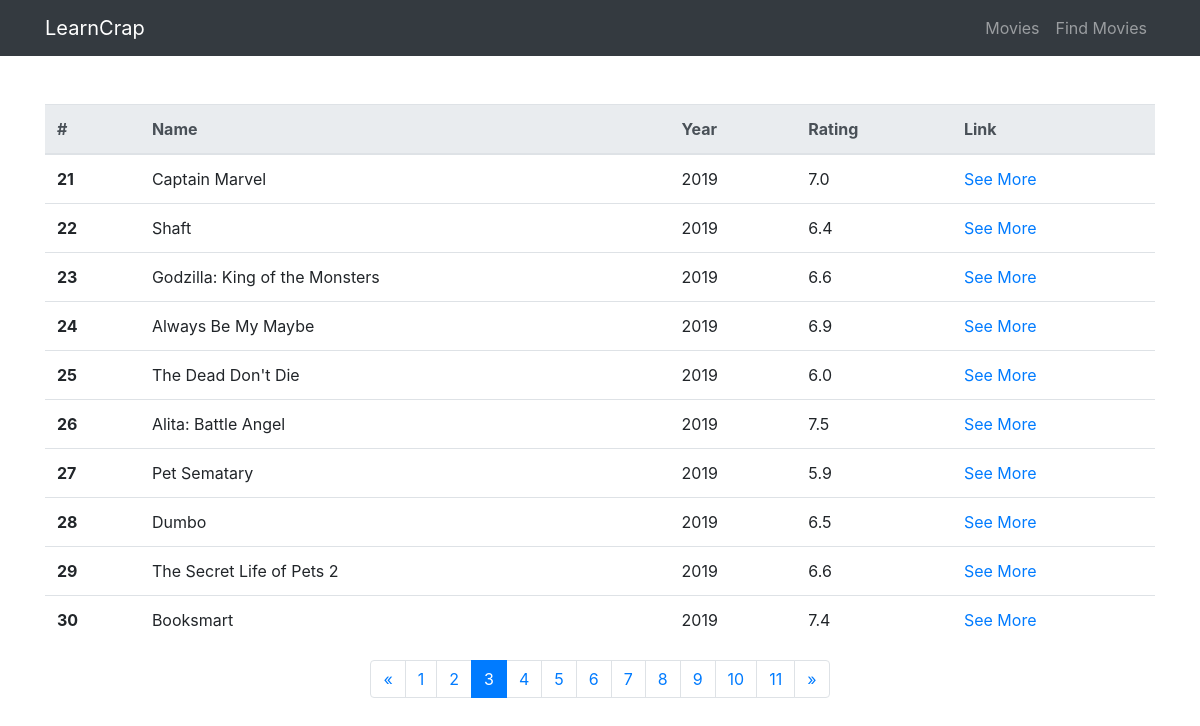
The app's page /movies?page=3 with its own data.
### app/models.py (models this page shows, shortened)
class Movies(models.Model):
    prime_id = models.AutoField(primary_key=True)
    name = models.CharField(max_length=100)
    description = models.TextField()
    release_date = models.IntegerField()
    rating = models.FloatField()
    meta_score = models.IntegerField()
    votes = models.IntegerField()
    objects = models.Manager()

### app/views.py (the view)
# urls.py: path('movies', views.movies, name="movies"),
def movies(request):
    movie_list = Movies.objects.all()
    if(Movies.objects.count()) :
        page = request.GET.get('page', 1)
        paginator = Paginator(movie_list, 10)
        try:
            movie_list = paginator.page(page)
        except PageNotAnInteger:
            movie_list = paginator.page(1)
        except EmptyPage:
            movie_list = paginator.page(paginator.num_pages)
    return render(request, "pages/movies.html", {"movies": movie_list, "movies_count": Movies.objects.count()})

### app/templates/pages/movies.html
{% extends 'layout.html' %}
{% block content %}
<div class="container my-5"
    <div class="table-responsive">
        {% if movies_count %}
        <table class="table">
            <thead class="thead-light">
                <tr>
                    <th scope="col">#</th>
                    <th scope="col">Name</th>
                    <th scope="col">Year</th>
                    <th scope="col">Rating</th>
                    <th scope="col">Link</th>
                </tr>
            </thead>
            <tbody>
                {% for movie in movies %}
                <tr>
                    <th scope="row">{{ movie.prime_id }}</th>
                    <td>{{ movie.name }}</td>
                    <td>{{ movie.release_date}}</td>
                    <td>{{movie.rating}}</td>
                    <td><a href="/movies/{{movie.prime_id}}">See More</a></td>
                </tr>
                {% endfor %}
            </tbody>
        </table>
        <div class="Page navigation">
            {% if movies.has_other_pages %}
                <ul class="pagination justify-content-center my-1">
                    {% if movies.has_previous %}
                        <li class="page-item"><a class="page-link" href="?page={{ movies.previous_page_number }}">&laquo;</a></li>
                    {% else %}
                        <li class="page-item disabled"><a href="#" class="page-link disabled"><span>&laquo;</span></a></li>
                    {% endif %}
                    {% for i in movies.paginator.page_range %}
                        {% if movies.number == i %}
                            <li class="page-item active"><a href="#" class="page-link"><span>{{ i }} <span class="sr-only">(current)</span></span></a></li>
                        {% else %}
                            <li class="page-item"><a class="page-link" href="?page={{ i }}">{{ i }}</a></li>
                        {% endif %}
                    {% endfor %}
                    {% if movies.has_next %}
                        <li class="page-item"><a class="page-link" href="?page={{ movies.next_page_number }}">&raquo;</a></li>
                    {% else %}
                        <li class="page-item disabled"><a href="#" class="page-link disabled"><span>&raquo;</span></a></li>
                    {% endif %}
                </ul>
            {% endif %}
        </div>
        {% else %}
            <p>No movies found in database.</p>
            <ul>
                <li>First Migrate the models</li>
                <li>Then visit to <a href="/scrap">Scrap</a> Page to fetch some movies</li>
            </ul>
        {% endif %}
    </div>
</div>
{% endblock %}

### records on screen
Movies: prime_id "21", name "Captain Marvel", release_date "2019", rating "7.0"
Movies: prime_id "22", name "Shaft", release_date "2019", rating "6.4"
Movies: prime_id "23", name "Godzilla: King of the Monsters", release_date "2019", rating "6.6"
Movies: prime_id "24", name "Always Be My Maybe", release_date "2019", rating "6.9"
Movies: prime_id "25", name "The Dead Don't Die", release_date "2019", rating "6.0"
Movies: prime_id "26", name "Alita: Battle Angel", release_date "2019", rating "7.5"
Movies: prime_id "27", name "Pet Sematary", release_date "2019", rating "5.9"
Movies: prime_id "28", name "Dumbo", release_date "2019", rating "6.5"
Movies: prime_id "29", name "The Secret Life of Pets 2", release_date "2019", rating "6.6"
Movies: prime_id "30", name "Booksmart", release_date "2019", rating "7.4"

### other values on screen
{{ i }} "1" "2" "4" "5" "6" "7" "8" "9" "10" "11"
{{ i }} "3"
